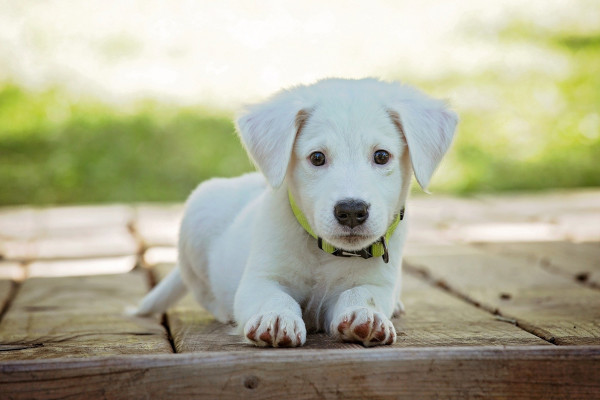
#> input picture PrimerosPasos/OpenCV/perroSm.jpg, 600 x 400 px
$ python Manipulation.py
#> lines starting #> are read from the running program, lines starting #| are printed output that depends on the picture
import numpy as np
import matplotlib.pyplot as plt
import cv2
import tkinter as tk
from PIL import Image, ImageTk

im = cv2.imread(filename="perroSm.jpg")
#> im is the input picture: shape (400, 600, 3); mean B, G, R 149.5, 174.3, 175
im = cv2.cvtColor(im,cv2.COLOR_BGR2RGB)
ratio_ancho = 0.5
ratio_alto = 0.5
im = cv2.resize(im,(0,0),im,ratio_ancho,ratio_alto)
#> im: shape (200, 300, 3)
im = cv2.flip(im,0)
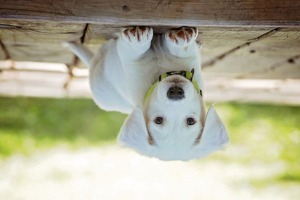
#> im: shape (200, 300, 3); mean R, G, B 175.1, 174.4, 149.6
cv2.imwrite('reverseDog.png',im)
print('New size: ',im.shape)
#| New size:  (200, 300, 3)

root = tk.Tk()
imgSmaller = ImageTk.PhotoImage(image=Image.fromarray(im))
tk.Label(root, image=imgSmaller).pack()

root.mainloop()

$ run again, with PrimerosPasos/OpenCV/cara.jpg copied over PrimerosPasos/OpenCV/perroSm.jpg
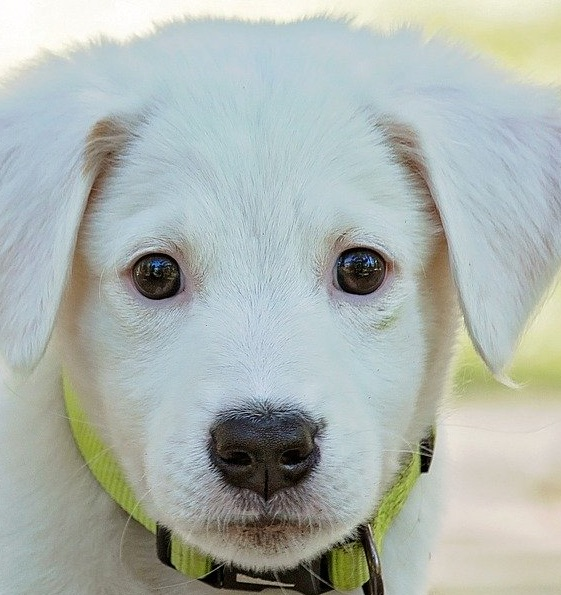
#> input picture PrimerosPasos/OpenCV/cara.jpg, 561 x 595 px
#> im is the input picture: shape (595, 561, 3); mean B, G, R 175.3, 180.7, 172.7
#> `im = cv2.flip(im,0)`:
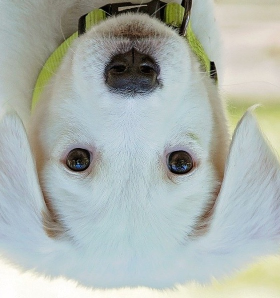
#> im: shape (298, 280, 3); mean R, G, B 172.7, 180.8, 175.3
#| New size:  (298, 280, 3)
